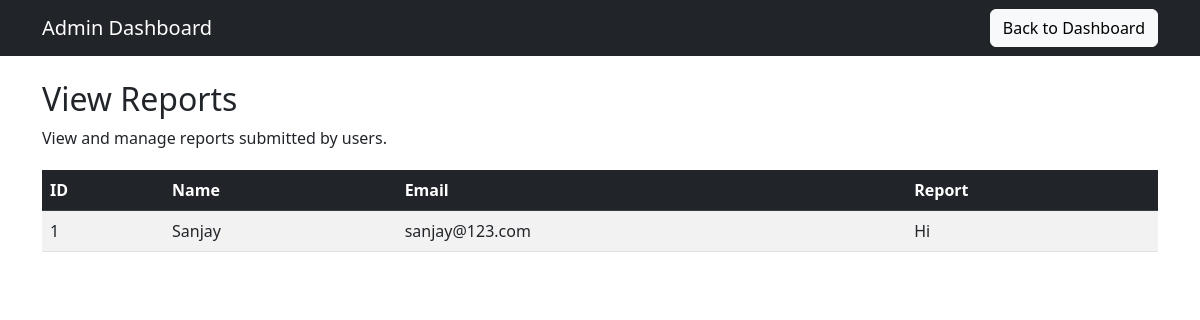
The app's page /admin/manage_reports with its own data.
### model.py (models this page shows)
class Report(db.Model):
    __tablename__ = 'report'
    id = db.Column(db.Integer, primary_key=True)
    name = db.Column(db.String, nullable=False)
    email = db.Column(db.String, nullable=False)
    message = db.Column(db.String, nullable=False)

### main.py (the view)
@app.route('/admin/manage_reports')
def manage_reports():
    reports = Report.query.order_by(desc(Report.id)).all()
    return render_template(
        'manage_reports.html',
        reports=reports
    )

### templates/manage_reports.html (shortened to what this page needs)
<!DOCTYPE html>
<html lang="en">
<head>
    <link href="https://cdn.jsdelivr.net/npm/bootstrap@5.3.0-alpha1/dist/css/bootstrap.min.css" rel="stylesheet">
</head>
<body>
<nav class="navbar navbar-expand-lg navbar-dark bg-dark">
    <div class="container">
        <a class="navbar-brand" href="#">Admin Dashboard</a>
        <a class="btn btn-light ms-auto" href="{{ url_for('admin_dashboard') }}">Back to Dashboard</a>
    </div>
</nav>
<div class="container">
    <h2 class="mt-4">View Reports</h2>
    <p>View and manage reports submitted by users.</p>
    <div class="table-responsive">
        <table class="table table-striped">
            <thead class="table-dark">
                <tr>
                    <th>ID</th>
                    <th>Name</th>
                    <th>Email</th>
                    <th>Report</th>
                </tr>
            </thead>
            <tbody>
                {% for report in reports %}
                <tr>
                    <td>{{ report.id }}</td>
                    <td>{{ report.name }}</td>
                    <td>{{ report.email }}</td>
                    <td>{{ report.message }}</td>
                </tr>
                {% endfor %}
            </tbody>
        </table>
    </div>
</body>
</html>

### templates/manage_reports.html (style rules this page uses)
.navbar { margin-bottom: 20px; }
.table-responsive { margin-top: 20px; }

### records on screen
Report: id "1", name "Sanjay", email "sanjay@123.com", message "Hi"
